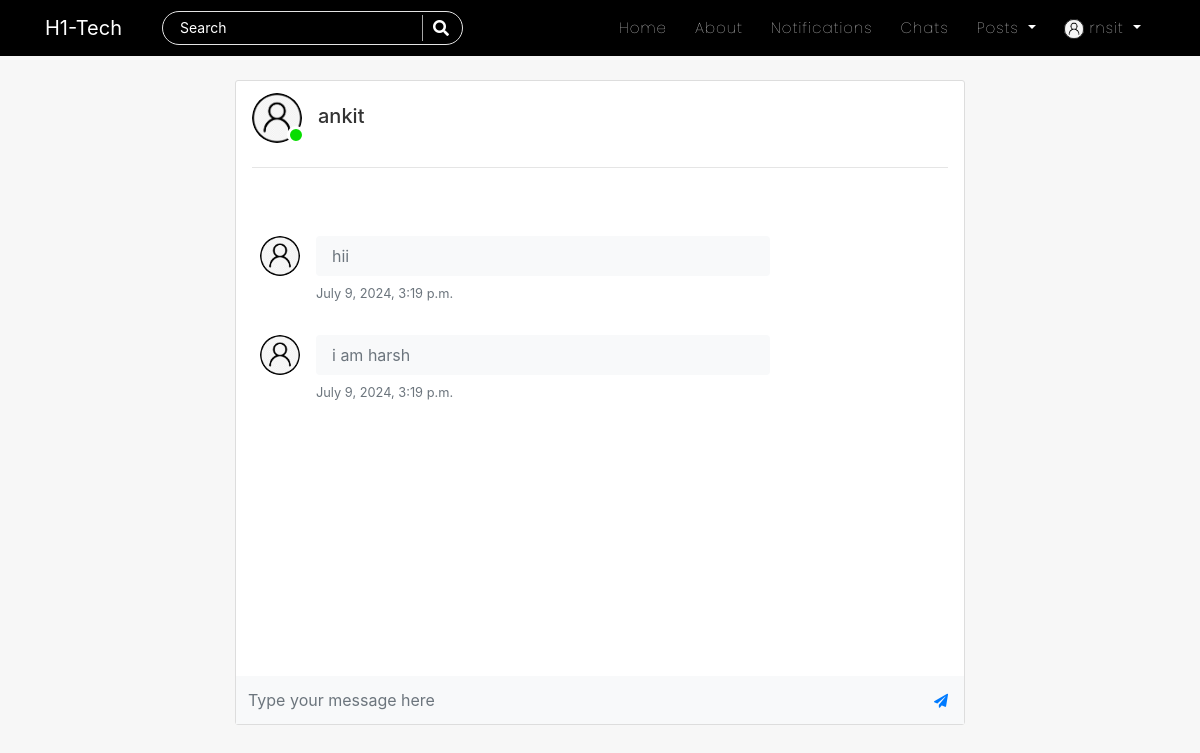
Page /chats/room/2-3 (signed in) on the committed database.
### users/models.py (models this page shows, shortened)
class Profile(models.Model):
    user = models.OneToOneField(User, on_delete=models.CASCADE)
    is_online = models.BooleanField(default=False)
    following = models.ManyToManyField(User, related_name="following", blank=True)
    friends = models.ManyToManyField(User, related_name='my_friends', blank=True)
    bio = models.CharField(default="",blank=True,null=True,max_length=350)
    date_of_birth = models.CharField(blank=True,max_length=150)
    updated = models.DateTimeField(auto_now=True)
    created = models.DateTimeField(auto_now_add=True)
    image = models.ImageField(default='default.jpg', upload_to='profile_pics',blank=True, null=True)

### chat/models.py (models this page shows, shortened)
class Chat(models.Model):
    room_id = models.ForeignKey(Room, on_delete=models.CASCADE, related_name='chats')
    author = models.ForeignKey(User, on_delete=models.CASCADE, related_name='author_msg')
    friend = models.ForeignKey(User, on_delete=models.CASCADE, related_name='friend_msg')
    text = models.CharField(max_length=300)
    date = models.DateTimeField(auto_now_add=True)
    has_seen = models.BooleanField(default=False)

### chat/views.py (the view)
# urls.py: path('', views.room_enroll, name='room-enroll'),
@login_required
def room(request, room_name, friend_id):
    all_rooms = Room.objects.filter(room_id=room_name)
    if not all_rooms:
        messages.error(request, 'Invalid Room ID')
        return redirect('room-enroll')
    chats = Chat.objects.filter(
        room_id=room_name
    ).order_by('date')
    context = {
        'old_chats':chats,
        'my_name':request.user,
        'friend_name':User.objects.get(pk=friend_id),
        'room_name': room_name
    }
    return render(request, 'chat/chatroom.html', context)

### chat/templates/chat/chatroom.html (shortened to what this page needs)
{% extends 'blog/base.html' %}
{% block content %}
<div class="col-md-8 m-auto">
<div class="container content-section px-0 py-0">
    <div class="bg-gray py-1 px-3">
        <p class="h5 mb-0 py-2">
            <span class="img-cont2">
                <img src="{{friend_name.profile.image.url}}" alt="user" width="50" height="50" class="rounded-circle">
                {% if friend_name.profile.is_online %}
                    <span class="online-circle3"></span>
                {% else %}
                    <span class="offline-circle3"></span>
                {% endif %}
            </span>
            &nbsp;&nbsp;{{friend_name}}
        </p>
        <hr>
    </div>
    <div id="chat-section" class="px-0">
        <div id="chat-box" class="chat-text-add py-5 px-4 chat-box bg-white">
            {% for chat in old_chats %}
                {% if chat.author != request.user %}
                <div class="media w-75 mb-3">
                <img src="{{chat.author.profile.image.url}}" alt="user" width="40" height="40" class="rounded-circle">
                <div class="media-body ml-3">
                    <div class="bg-light rounded py-2 px-3 mb-2">
                    <p class="text-small mb-0 text-muted">{{chat.text}}</p>
                    </div>
                    <p class="small text-muted">{{chat.date}}</p>
                </div>
                </div>
                {% endif %}
            {% endfor %}
        </div>
    </div>
    <br>
    <div class="px-0">
        <form class="bg-light chat-form">
          <div class="input-group">
            <input id="input" name="body" type="text" placeholder="Type your message here" aria-describedby="submit" class="form-control rounded-0 border-0 py-4 bg-light">
            <div class="input-group-append">
              <button id="submit" type="button" class="btn btn-link"> <i class="fa fa-paper-plane"></i></button>
            </div>
          </div>
        </form>
    </div>
</div>
</div>
<br>
{% endblock %}

### blog/templates/blog/navbar.html (shortened to what this page needs)
<nav class="navbar navbar-expand-lg navbar-dark bg-steel fixed-top">
    <div class="container">
      <a class="navbar-brand mr-4 pr-3" href="/">H1-Tech</a>
      <div class="collapse navbar-collapse" id="navbarToggle">
        <div class="navbar-nav mr-auto">
          <div id="searchbar" >
            <form method="GET" action="/search">
              <input required name="query" id="search" type="text" placeholder="Search">
              <button class="search-btn" type="submit"><i class="fas fa-search"></i></button>
            </form>
          </div>
        </div>
        <div class="navbar-nav">
          <a class="nav-item nav-link" href="{% url 'blog-home' %}">Home</a>
          <a class="nav-item nav-link" href="{% url 'blog-about' %}">About</a>
          {% if user.is_authenticated %}
          <a class="nav-item nav-link" href="{% url 'show-notifications' %}">Notifications</a>
          <a class="nav-item nav-link" href="{% url 'room-enroll' %}">Chats</a>
          <div class="dropdown">
            <a class="dropdown-toggle nav-link" href="#" role="button" id="dropdownMenuLink1" data-toggle="dropdown" aria-haspopup="true" aria-expanded="false">
              Posts
            </a>
          </div>
          {% endif %}
          {% if user.is_authenticated %}
            <div class="dropdown">
              <a class="dropdown-toggle nav-link" href="#" role="button" id="dropdownMenuLink2" data-toggle="dropdown" aria-haspopup="true" aria-expanded="false">
                <img class="rounded-circle" style="height: 20px; width: 20px;" src="{{user.profile.image.url}}" alt="">&nbsp;{{user|truncatechars:"10"}}
              </a>
            </div>
          {% else %}
            <a class="nav-item nav-link" href="{% url 'account_login' %}">Login</a>
            <a class="nav-item nav-link" href="{% url 'register' %}">Register</a>
          {% endif %}
        </div>
      </div>
    </div>
</nav>

### blog/static/blog/main.css (style rules this page uses)
body { background: #f7f7f7; color: #333333; margin-top: 5rem; scroll-behavior: smooth; }
.bg-steel { background: black; }
.site-header .navbar-nav .nav-link { color: #ffffff; font-family:'Poppins'; font-weight: 100; margin: 0px 6px; font-size: 15px; letter-spacing: 1px; }
.content-section { background: #ffffff; padding: 10px 20px; border: 1px solid #dddddd; border-radius: 3px; margin-bottom: 20px; }
.img-cont2 { height: 55px; width: 55px; position: relative; }
.online-circle3 { width: 18px; height: 18px; border-radius: 50%; background-color:#07dd00; border: 3px solid white; bottom: -16px; right: 2px; position: absolute; }
#searchbar form { width: auto; display: flex; flex-direction: row; border-radius: 50px; padding: 3px 15px; background-color: transparent; border: 1px solid #e4e4e4; margin-right: 10px; }
#searchbar form input::placeholder { color: #fff; font-size: 14px; }
#searchbar form input { border: none; outline: none; color: #fff; font-size: 15px; flex: 1; background-color:transparent; }
.search-btn { color:#fff; border: none; width: 25px; padding-left: 10px; border-left: 1px solid rgba(202, 202, 202, 0.829); outline: none; background-color: transparent; }
.search-btn i { font-size: 16px; }
.btn { border-radius: 0px; padding: 8px 15px; font-size: 14px; }
.messages-box, .chat-box { height: 58vh; overflow-y: scroll; }

### rows in the picture
Chat: author.profile.image (placeholder picture), text "hii", date "July 9, 2024, 3:19 p.m."
Chat: author.profile.image (placeholder picture), text "i am harsh", date "July 9, 2024, 3:19 p.m."

### other values in the picture
{{ user|truncatechars:"10" }} "rnsit"
{{ friend_name }} "ankit"
